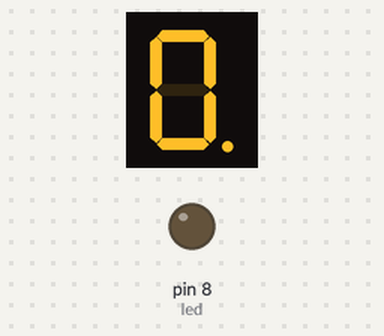
A sketch run on a simulated Arduino Uno, built with avr-gcc and run on an emulated ATmega328P. Parts: 1-digit seven-segment display, output pins drawn as LEDs (lit = HIGH). Wiring (inferred from the names in the program): 1-digit 7-segment display, segments lit when HIGH: segments pin 0, pin 1, pin 2, pin 3, pin 4, pin 5, pin 6, pin 7. The segment pins are drawn as the display they are named for; pins used as bus, display or sensor lines are not drawn.

Above: at 0.1 s.
At 1.6 s:
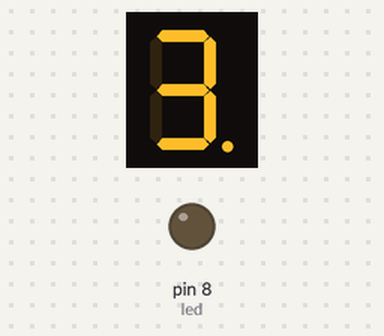
At 3.6 s:
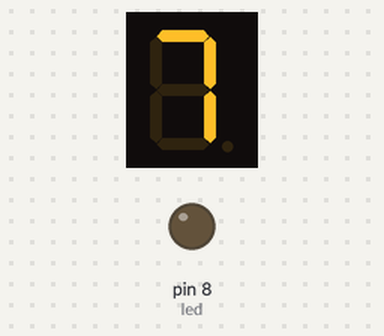
At 7.6 s:
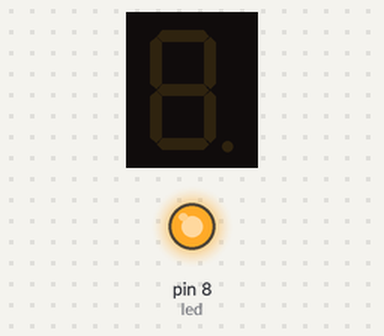
Timing chart, 0 to 35.5 s (numbered marks = the images above):
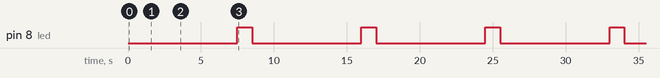

The sketch:

7_segment_led_code.ino
```cpp
//Initializing the ports

int ledA = 0;
int ledB = 1;
int ledC = 2;
int ledD = 3;
int ledE = 4;
int ledF = 5;
int ledG = 6;
int ledDp= 7;
int led = 8;


// Setup Port as output
void setup()
{
  pinMode(ledA, OUTPUT);
  pinMode(ledB, OUTPUT);
  pinMode(ledC, OUTPUT);
  pinMode(ledD, OUTPUT);
  pinMode(ledE, OUTPUT);
  pinMode(ledF, OUTPUT);
  pinMode(ledG, OUTPUT);
  pinMode(ledDp, OUTPUT);
  pinMode(led, OUTPUT);
}

// function sevenseg(int num) takes integer num as input parameter
// and print the corresponding number in the seven segment display.
void sevenseg(int display_number){
  if(display_number == 0)
  {
             //a b c d e f g dp
     printvalue(1,1,1,1,1,1,0,1); // call printvalue function to print 0
  }
  else if(display_number == 1)
  {
         //a b c d e f g dp
    printvalue(0,1,1,0,0,0,0,1); // call printvalue function to print 1
  }
  else if (display_number == 2)
  {
         //a b c d e f g dp
    printvalue(1,1,0,1,1,0,1,1); // call printvalue function to print 2
  }
  else if (display_number == 3)
  {
         //a b c d e f g dp
    printvalue(1,1,1,1,0,0,1,1); // call printvalue function to print 3
  }
  else if (display_number == 4)
  {
         //a b c d e f g dp
    printvalue(0,1,1,0,0,1,1,1); // call printvalue function to print 4
  }
  else if (display_number == 5)
  {
         //a b c d e f g dp
    printvalue(1,0,1,1,0,1,1,1);// call printvalue function to print 5
  }
  else if (display_number == 6)
  {
         //a b c d e f g dp
    printvalue(1,0,1,1,1,1,1,1);// call printvalue function to print 6
  }
  else if (display_number == 7)
  {
         //a b c d e f g dp
    printvalue(1,1,1,0,0,0,0,0); // call printvalue function to print 7
  }
  else if (display_number == 8)
  {
         //a b c d e f g dp
    printvalue(1,1,1,1,1,1,1,1);// call printvalue function to print 8
  }
  else if (display_number == 9)
  {
         //a b c d e f g dp
    printvalue(1,1,1,1,0,1,1,1); // call printvalue function to print 9
  }
  else
  {
         //a b c d e f g dp
    printvalue(0,0,0,0,0,0,0,0); // call printvalue function with 0 to stop Led
  }
}


// printvalue function takes bolean value as input parameter to write
// corresponding number on the seven segment display
void printvalue(boolean a, boolean b, boolean c, boolean d, boolean e, boolean f, boolean g, boolean dp)
{
  digitalWrite(ledA,a);  //digitalWrite funtion writes a(High/low) to ledA(0) pin
  digitalWrite(ledB,b);  //digitalWrite funtion writes b(High/low) to ledB(1) pin
  digitalWrite(ledC,c);  //digitalWrite funtion writes c(High/low) to ledC(2) pin
  digitalWrite(ledD,d);  //digitalWrite funtion writes d(High/low) to ledD(3) pin
  digitalWrite(ledE,e);  //digitalWrite funtion writes e(High/low) to ledE(4) pin
  digitalWrite(ledF,f);  //digitalWrite funtion writes f(High/low) to ledF(5) pin
  digitalWrite(ledG,g);  //digitalWrite funtion writes g(High/low) to ledG(6) pin
  digitalWrite(ledDp,dp);  //digitalWrite funtion writes dp(High/low) to ledDp(7) pin
}

void loop()
{
  // initialize two numbers
  int number1 = 0;
  int number2 = 8;

  //print number 0-9 in sequence
  for(int index = 0; index <10; index++)
  {
    sevenseg(number1);//call sevenseg with number1 variable
    number1 = number1+1;
    delay(500);
  }

  //print number in sequence from 8,6,4,2,0
  for(int index1 = 0;index1 < 5; index1++)
  {
    sevenseg(number2);//call sevenseg with number2 variable
    number2 = number2 -2;
    delay(500);
  }

  digitalWrite(led,HIGH);
             //a b c d e f g dp
    printvalue(0,0,0,0,0,0,0,0);// call printvalue function with 0 to stop Led
  delay(1000);
  digitalWrite(led,LOW);

}
```

Measured:
- by itself, pin 8 (led): alternates HIGH for 1.0 s and LOW for 7.5 s
- by itself, everything shown: repeats every 8.5 s, in 17 steps
- what the display in image 1 shows lasts 0.5 s, from 1.5 s to 2.0 s
